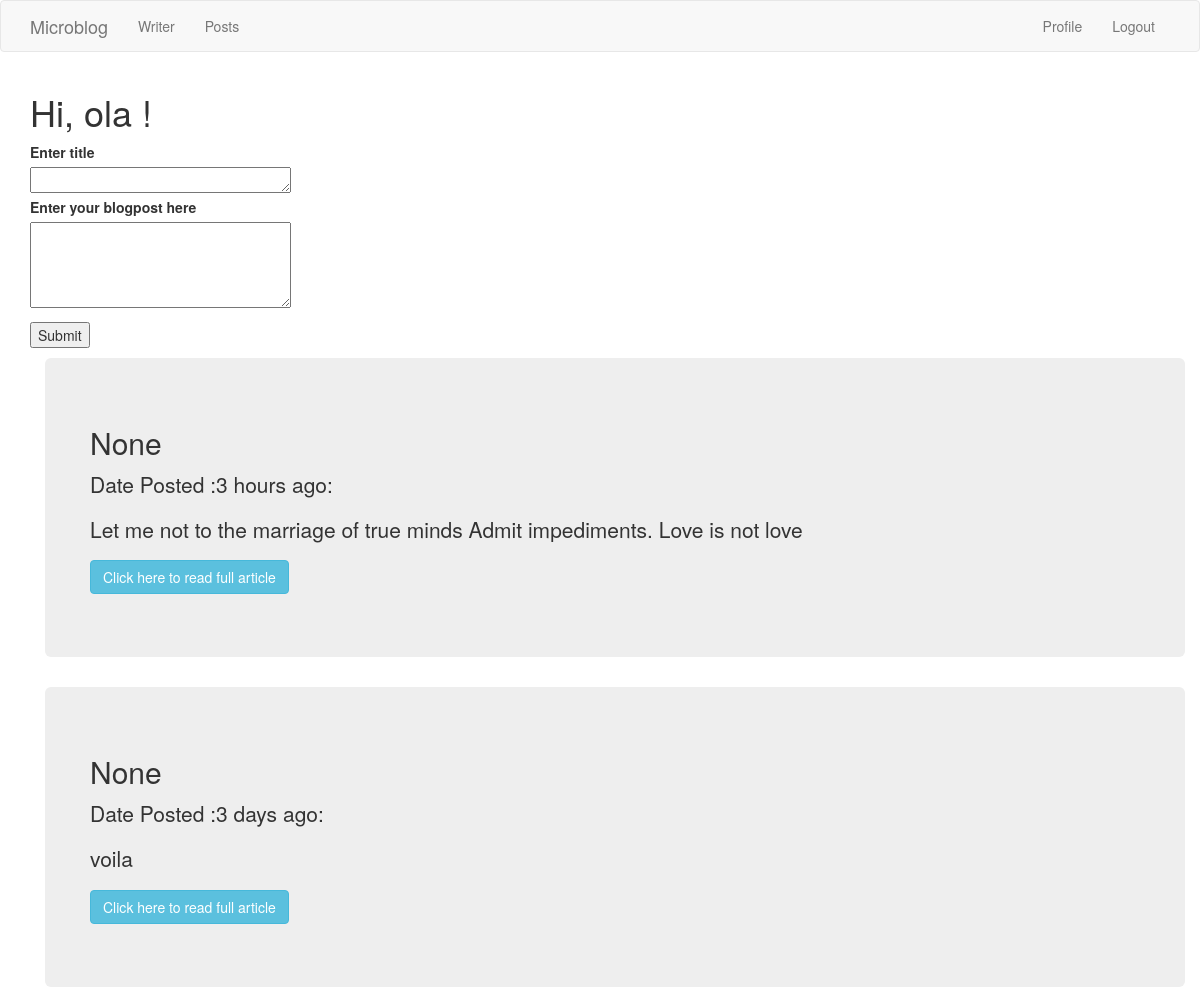
The page /index (signed in, upper part) on the database as committed earlier.
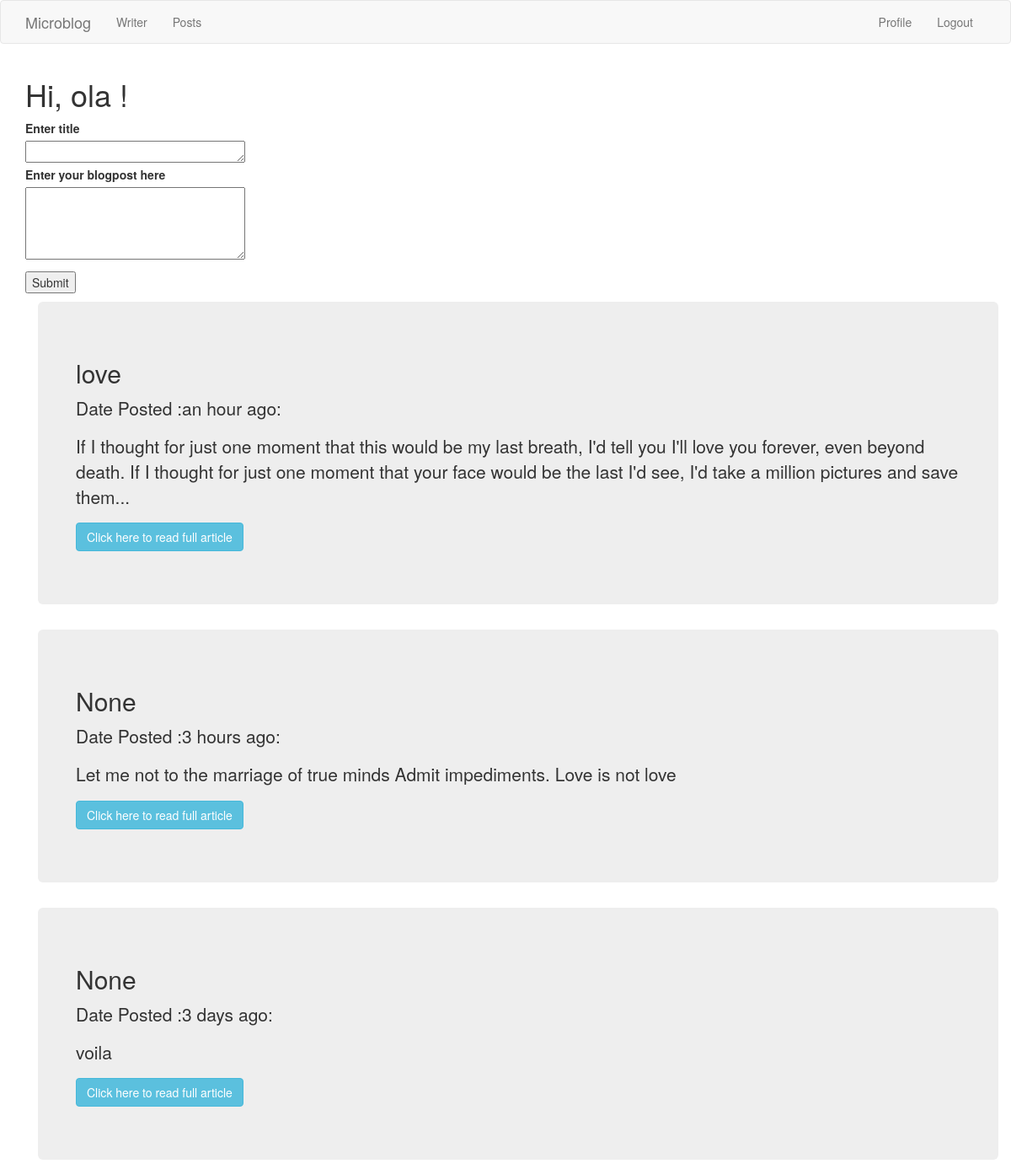
The same page on the database as committed later.
### app/models.py (models this page shows, shortened)
class Post(db.Model):
    id = db.Column(db.Integer,primary_key=True)
    title = db.Column(db.String(30))
    body = db.Column(db.String(1000))
    timestamp = db.Column(db.DateTime, index= True, default =datetime.utcnow)
    user_id = db.Column(db.Integer,db.ForeignKey('user.id'))

### app/main/routes.py (the view)
@bp.route('/',methods=['GET', 'POST'])
@bp.route('/index',methods=['GET', 'POST'])
@login_required
@basic_auth.required
def index():
    form = PostForm()
    if form.validate_on_submit():
        post = Post(title=form.title.data,body=form.post.data, author=current_user)
        db.session.add(post)
        db.session.commit()
        flash('Your post is now live!')
        return redirect(url_for('main.index'))
    page = request.args.get('page',1,type=int)
    posts = Post.query.order_by(Post.timestamp.desc()).paginate(
        page, current_app.config['POSTS_PER_PAGE'], False)
    next_url = url_for('main.index', page=posts.next_num) \
        if posts.has_next else None
    prev_url = url_for('main.index', page=posts.prev_num) \
         if posts.has_prev else None
    return render_template('index.html', title ='title',posts=posts.items,
        form = form,next_url=next_url,prev_url=prev_url)

### app/main/forms.py
class PostForm(FlaskForm):
    title = TextAreaField('Enter title',validators =[DataRequired(),Length(min=1,max=30)])
    post = TextAreaField('Enter your blogpost here',validators =[DataRequired(),Length(min=1,max=1000)])
    submit = SubmitField('Submit')

### app/main/routes.py (called while the page is built)
@bp.before_request
def before_request():
    if current_user.is_authenticated:
        current_user.last_seen = datetime.utcnow()
        db.session.commit()

### app/models.py (called while the page is built)
@login.user_loader
def load_user(id):
    return User.query.get(int(id))

### app/templates/index.html (shortened to what this page needs)
{% extends "base.html"%}
{% import 'bootstrap/wtf.html' as wtf %}
  {% block app_content %}
    <h1> Hi, {{ current_user.username}} !</h1>
    {% if form%}
      <form action="" method="post">
        <p>
              {{ form.title.label}}<br />
              {{ form.title(cols=32, rows=1) }}<br />
              {{ form.post.label }}<br>
              {{ form.post(cols=32, rows=4) }}<br>
          </p>
          <p>{{ form.submit() }}</p>
      </form>
    {% endif %}
      {% for post in posts %}
        {% include '_post.html'%}
      {% endfor %}
  {% endblock %}

### app/templates/_post.html
<div class="container">
  <div class="jumbotron">
    <div class="row">
      <h2> {{ post.title }}</h2>
      <p> Date Posted :{{ moment(post.timestamp).fromNow() }}:</p>
      <p>{{ post.body |truncate (250)}}</p>
      <p><a href="{{url_for('main.fullpost',id=post.id)}}"><button class="btn btn-info">Click here to read full article</button></a></p>
    </div>
  </div>
</div>

Rows that differ between the two databases and show on the page:
added Post: title "love", timestamp "an hour ago", body "If I thought for just one moment that this would be my last breath, I'd tell you I'll love you forever, even beyond death. If I thought for just one moment that your face would be the last I'd see, I'd take a million pictures and save them..."
